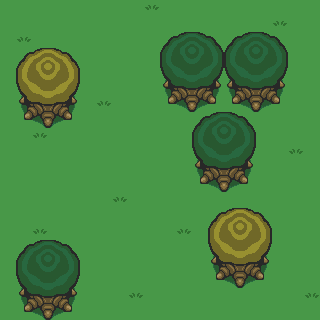

A 2D game scene composited from a Tiled map and its tileset images. What follows is a short description and the map's XML, with each tile layer's data collapsed to a summary:
An orthogonal 20x20 tile map with 16x16 px tiles, 2 tile layers (field, environment), 2 tilesets.

<map version="1.0" orientation="orthogonal" width="20" height="20" tilewidth="16" tileheight="16">
 <tileset firstgid="1" name="env_grasses" tilewidth="16" tileheight="16">
  <image source="../sprites/environment/grasses/grasses.gif" width="208" height="16" />
 </tileset>
 <tileset firstgid="14" name="tress" tilewidth="16" tileheight="16">
  <image source="../sprites/environment/trees/tress.png" width="192" height="80" />
 </tileset>
 <layer name="field" width="20" height="20">
  <data>[400 cells, 400 non-empty, 2 distinct tile ids]</data>
 </layer>
 <layer name="environment" width="20" height="20">
  <data>[400 cells, 120 non-empty, 40 distinct tile ids]</data>
 </layer>
</map>